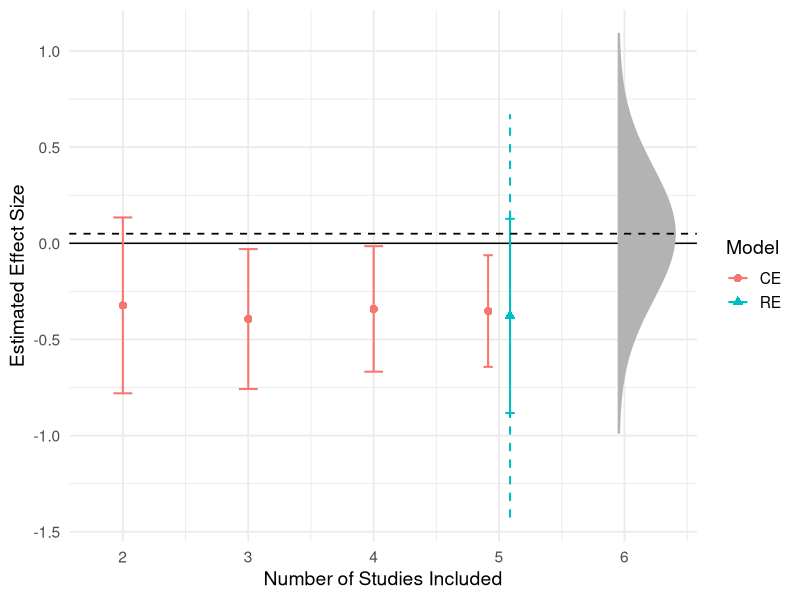
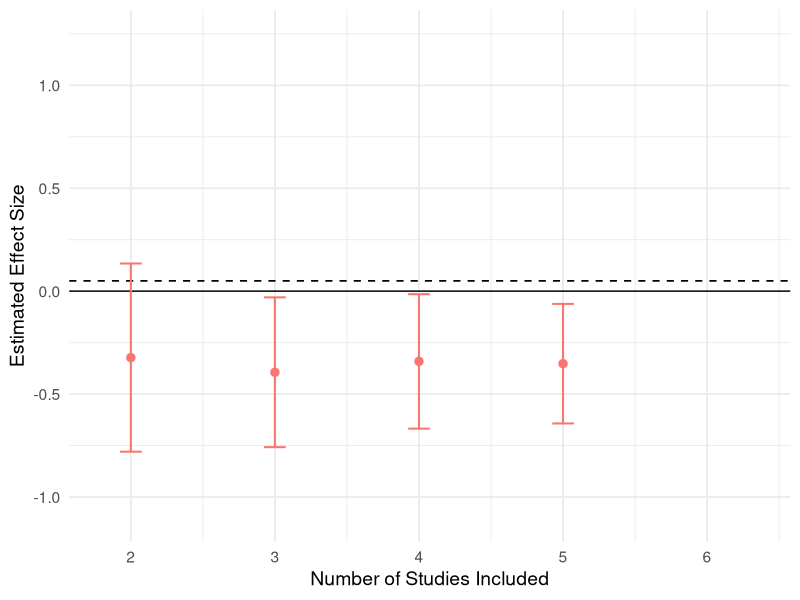
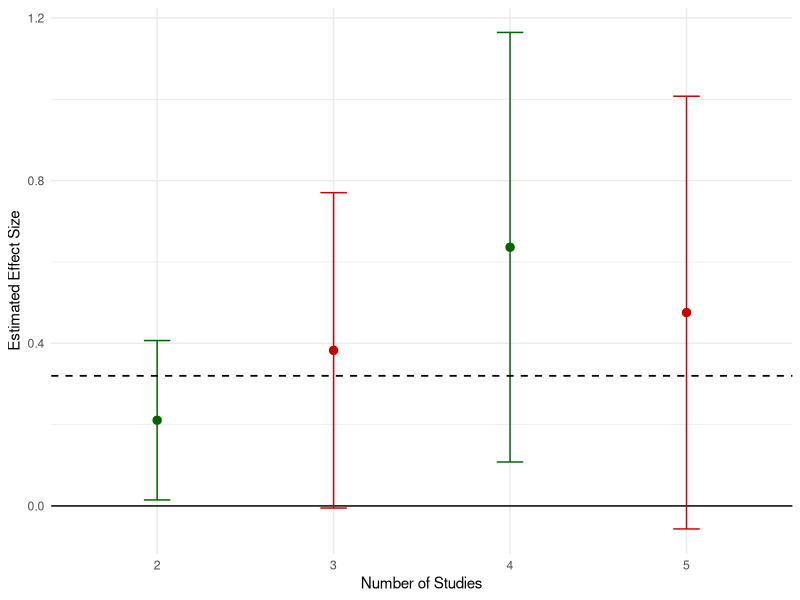
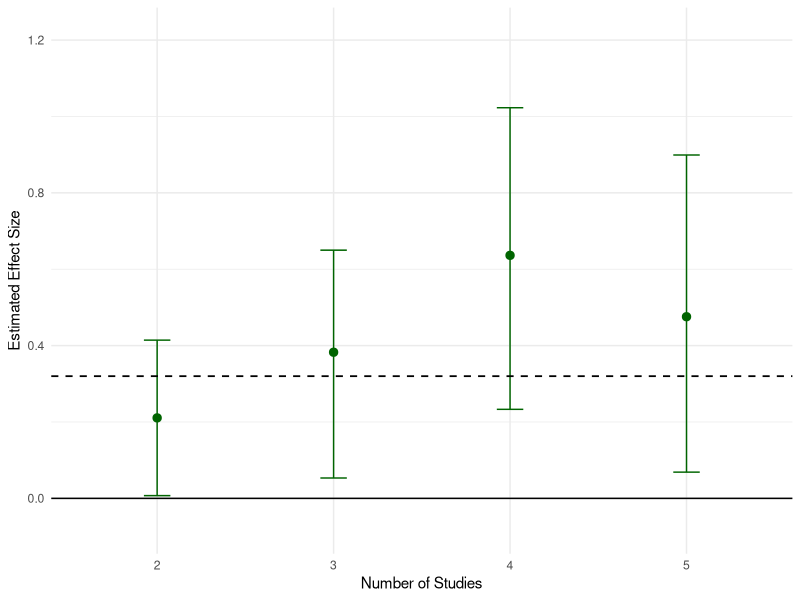

The R script that drew these images, in order:
library(metafor)
library(ggplot2)
library(tidyverse)

################################################
# Generate some data
################################################

# Setting random seed
set.seed(40)

# Number of studies
k <- 5

repeat {

  # True mean of distribution of effect sizes
  theta <- 0.05

  # True variance of distribution of effect sizes
  tau_squared <- 0.12

  # Study level standard errors
  se <- runif(k, 0.08, 0.15)

  # True effect sizes for each of k studies
  theta_i <- rnorm(k, mean=theta, sd=sqrt(tau_squared))

  # Observed effects
  yi <- rnorm(k, mean=theta_i, sd=se)

  results <- list()

  for (i in 2:k) {
    yi_k <- yi[1:i]
    se_k <- se[1:i]
  
    ce_model <- rma(yi=yi_k, vi=se_k, method="FE")
    re_model <- rma(yi=yi_k, vi=se_k, method="REML")
  
    results[[i]] <- data.frame(
      num_studies = c(i, i),
      method = c("CE", "RE"),
      mean = c(coef(ce_model), coef(re_model)),
      ci_lb = c(ce_model$ci.lb, re_model$ci.lb),
      ci_ub = c(ce_model$ci.ub, re_model$ci.ub),
      pi_lb = c(predict(ce_model)$pi.lb[[1]], predict(re_model)$pi.lb[[1]]),
      pi_ub = c(predict(ce_model)$pi.ub[[1]], predict(re_model)$pi.ub[[1]])
    )
  }
  plot_dat <- bind_rows(results)
  
  check5 <- plot_dat %>% filter(num_studies == 5)
  ce_sig <- with(check5 %>% filter(method == "CE"), ci_ub < 0 | ci_lb > 0)
  re_sig <- with(check5 %>% filter(method == "RE"), ci_ub < 0 | ci_lb > 0)
  
  
  
  check1 <- plot_dat %>% filter(num_studies == 1)
  ce_sig_1 <- with(check1 %>% filter(method == "CE"), ci_ub < 0 | ci_lb > 0)
  check2 <- plot_dat %>% filter(num_studies == 2)
  ce_sig_2 <- with(check2 %>% filter(method == "CE"), ci_ub < 0 | ci_lb > 0)
  check3 <- plot_dat %>% filter(num_studies == 3)
  ce_sig_3 <- with(check3 %>% filter(method == "CE"), ci_ub < 0 | ci_lb > 0)
  check4 <- plot_dat %>% filter(num_studies == 4)
  ce_sig_4 <- with(check4 %>% filter(method == "CE"), ci_ub < 0 | ci_lb > 0)
  
  if (isTRUE(ce_sig) && !isTRUE(re_sig) && isTRUE(ce_sig_4)) break
}

plot_dat <- plot_dat %>%
  filter(!(num_studies < 5 & method == "RE"))

plot_dat <- plot_dat %>%
  filter(num_studies < 6)

################################################
# Make Plot 1
################################################

theta_true <- 0.05
tau2_true  <- 0.12
tau_true   <- sqrt(tau2_true)

true_dist <- data.frame(
  y = seq(theta_true - 3*tau_true, theta_true + 3*tau_true, length.out = 300)
) |>
  mutate(
    density = dnorm(y, mean = theta_true, sd = tau_true),
    x = 5.35 + density / max(density) * 0.45
  )

re_pi_dat <- subset(plot_dat, method == "RE" & num_studies == 5)

# Plot
ggplot(plot_dat, aes(x=as.numeric(num_studies), y=mean, color=method, shape=method)) +
  geom_hline(yintercept=0) + 
  geom_errorbar(
    aes(ymin=ci_lb, ymax=ci_ub),
    position = position_dodge(width=0.35),
    width=0.15, 
    linewidth=0.7
  ) +
  geom_point(
    position=position_dodge(width=0.35),
    size=2.5
  ) +
  labs(
    x = "Number of Studies Included",
    y = "Estimated Effect Size",
    color = "Model",
    shape = "Model"
    #title = "Inference changes when switching from CE to RE at k = 5"
  ) +
  theme_minimal(base_size = 14) +
  geom_segment(
    data=re_pi_dat,
    aes(
      x = 5.0875, xend=5.0875,
      y = ci_ub, yend=pi_ub
    ),
    color = "#00BFC4",
    linetype = "dashed",
    linewidth=0.7,
    inherit.aes=FALSE
  ) +
  geom_segment(
    data = re_pi_dat,
    aes(
      x = 5.0875, xend = 5.0875,
      y = pi_lb, yend = ci_lb
    ),
    color = "#00BFC4",
    linetype = "dashed",
    linewidth = 0.7,
    inherit.aes = FALSE
  ) +
  scale_linetype_manual(
    values = c(
      "95% CI" = "solid",
      "95% PI" = "dashed"
    ),
    name = "Interval"
  ) +
  geom_line(
    data = true_dist,
    aes(x = x + 0.6, y = y),
    inherit.aes = FALSE,
    color = "grey70",
    linewidth = 0.8
  ) +
  geom_hline(
    yintercept = theta_true,
    linetype = "dashed",
    color = "black",
    linewidth = 0.6
  ) +
  coord_cartesian(xlim = c(1.8, 6.35))



first_ma_dat <- subset(
  plot_dat,
  method == "CE" & as.numeric(num_studies) %in% c(2, 3, 4, 5)
)

ggplot(first_ma_dat, aes(x = as.numeric(num_studies), y = mean)) +
  geom_hline(yintercept = 0) +
  geom_hline(
    yintercept = theta_true,
    linetype = "dashed",
    color = "black",
    linewidth = 0.6
  ) +
  geom_errorbar(
    aes(ymin = ci_lb, ymax = ci_ub),
    width = 0.15,
    linewidth = 0.7,
    color = "#F8766D"
  ) +
  geom_point(
    size = 2.5,
    color = "#F8766D"
  ) +
  labs(
    x = "Number of Studies Included",
    y = "Estimated Effect Size"
  ) +
  theme_minimal(base_size = 14) +
  scale_x_continuous(
    breaks = 2:6,
    limits = c(1.8, 6.35)
  ) +
  scale_y_continuous(
    breaks = seq(-1.0, 1.0, by = 0.5),
    limits = c(-1.1, 1.25)
  ) +
  theme(
    legend.position = "none"
  )



  
################################################
# Make Plot 2
################################################

find_oscillating_example <- function(max_tries = 10000,
                                     k_max = 10,
                                     k_start = 2,
                                     mu = 0.30,
                                     tau2 = 0.12, 
                                     min_oscillations = 2) {
  for (s in 1:max_tries) {
    set.seed(s)
    
    vi <- c(0.02, 0.02, 0.08, 0.02, 0.10, 0.03, 0.09, 0.02, 0.06, 0.03)[1:k_max]
    theta <- rnorm(k_max, mu, sqrt(tau2))
    yi <- rnorm(k_max, theta, sqrt(vi))
    
    out <- lapply(k_start:k_max, function(k) {
      fit <- rma(yi[1:k], vi[1:k], method = "REML")
      data.frame(
        k = k,
        est = as.numeric(fit$b),
        se = fit$se,
        tau2_hat = fit$tau2
      )
    }) |> bind_rows() |>
      mutate(
        lower = est - 1.96 * se,
        upper = est + 1.96 * se,
        sig = lower > 0 | upper < 0
      )
    
    # count number of times significance changes
    n_osc <- sum(diff(as.integer(out$sig)) != 0)
    
    if (n_osc >= min_oscillations && out$tau2_hat[out$k == k_start] < 1e-4) {
      out$seed <- s
      out$n_oscillations <- n_osc
      out$pattern <- paste(as.integer(out$sig), collapse = "")
      out$yi <- I(list(yi))
      out$vi <- I(list(vi))
      return(out)
    }
  }
  
  NULL
}
ex <- find_oscillating_example(
  max_tries = 20000,
  k_max = 10,
  k_start = 2,
  mu = 0.32,
  tau2 = 0.12,
  min_oscillations = 4
)

ex$x_plot <- factor(ex$k)
levels(ex$x_plot) <- c(levels(ex$x_plot), "Truth")
vi_vec <- c(0.02, 0.02, 0.08, 0.02, 0.10, 0.03, 0.09, 0.02, 0.06, 0.03)
true_k <- 10
true_tau2 <- 0.12
true_mu <- 0.32
true_se <- sqrt(1 / sum(1 / (vi_vec[1:true_k] + true_tau2)))

ex <- ex[ex$k < 6, ]

ggplot(ex, aes(x = x_plot, y = est)) +
  geom_hline(yintercept = 0) +
  geom_errorbar(
    aes(ymin = lower, ymax = upper, color = sig), 
    width = 0.15
  ) +
  geom_point(aes(color = sig), size = 2.5) +
  scale_color_manual(
    values = c("FALSE" = "red3", "TRUE" = "darkgreen")
  ) +
  labs(
    x = "Number of Studies",
    y = "Estimated Effect Size"
  ) +
  theme_minimal() +
  theme(legend.position = "none") +
  geom_hline(
    yintercept = 0.32,
    linetype = "dashed",
    color = "black",
    linewidth = 0.6
  )

################################################
# Re-analyze using our method
################################################

t <- ex$yi[[1]]
v <- ex$vi[[1]]

est_list <- c()
ci_ub_list <- c()
ci_lb_list <- c()
for (i in 2:10) {
  
  reml_model <- rma(yi=t[1:i], vi=v[1:i], method="REML")
  reml_ts <- reml_model$tau2
  
  weight <- 1/sqrt(i)
  
  v_bar <- mean(v[1:i])
  
  prior <- (0.1/(1-0.1))*v_bar
  
  ts_weighted <- (weight*prior) + ((1-weight)*reml_ts)
  
  final_model <- rma(yi=t[1:i], vi=v[1:i], tau2=ts_weighted)
  
  
  # Need to save estimate, ci_ub, ci_lb
  est <- reml_model$b[1]
  ci_lb <- final_model$ci.lb
  ci_ub <- final_model$ci.ub
  est_list <- append(est_list, est)
  ci_ub_list <- append(ci_ub_list, ci_ub)
  ci_lb_list <- append(ci_lb_list, ci_lb)
}

reanalyzed_data <- as.data.frame(cbind(est_list, ci_ub_list, ci_lb_list, 2:10))
names(reanalyzed_data) <- c("est", "ci_ub", "ci_lb", "k")

reanalyzed_data$x_plot <- factor(reanalyzed_data$k)
levels(reanalyzed_data$x_plot) <- c(levels(reanalyzed_data$x_plot), "True")
vi_vec <- c(0.02, 0.02, 0.08, 0.02, 0.10, 0.03, 0.09, 0.02, 0.06, 0.03)
true_k <- 10
true_tau2 <- 0.12
true_mu <- 0.32
true_se <- sqrt(1 / sum(1 / (vi_vec[1:true_k] + true_tau2)))

true_dat <- data.frame(
  x_plot = factor("True", levels = levels(ex$x_plot)),
  mean = true_mu,
  ci_lb = true_mu - 1.96 * true_se,
  ci_ub = true_mu + 1.96 * true_se
)

reanalyzed_data <- reanalyzed_data[reanalyzed_data$k < 6, ]

reanalyzed_data$sig <- c("TRUE", "TRUE", "TRUE", "TRUE")

ggplot(reanalyzed_data, aes(x = x_plot, y = est)) +
  geom_hline(yintercept = 0) +
  geom_errorbar(
    aes(ymin = ci_lb, ymax = ci_ub, color = sig), 
    width = 0.15
  ) +
  geom_point(aes(color = sig), size = 2.5) +
  scale_color_manual(
    values = c("FALSE" = "red3", "TRUE" = "darkgreen")
  ) +
  labs(
    x = "Number of Studies",
    y = "Estimated Effect Size"
  ) +
  theme_minimal() +
  theme(legend.position = "none") +
  geom_hline(
    yintercept = 0.32,
    linetype = "dashed",
    color = "black",
    linewidth = 0.6
  ) +
  scale_y_continuous(
    limits = c(-0.08, 1.22),
    breaks = seq(0, 1.2, by = 0.4)
  )
